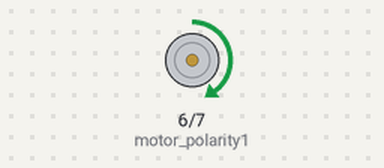
A program run on a simulated Arduino Uno, built with avr-gcc and run on an emulated ATmega328P. Parts: motor-driver pin pairs drawn as motors (green arrow = first pin HIGH = forward, orange = second pin HIGH = backward, longer = more drive, scaled by the enable pin).

Above: at 2.5 s.
At 10.0 s:
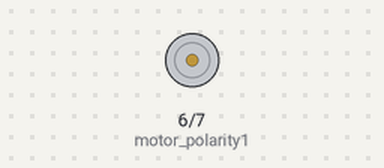
At 17.5 s:
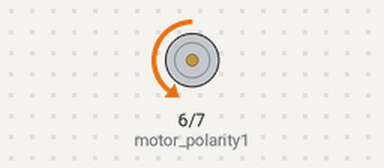
Timing chart, 0 to 26.0 s (numbered marks = the images above):
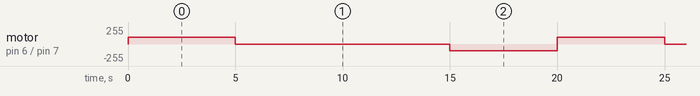

The program:

main.cpp
```cpp
#include <Arduino.h>

/*
First need to check in a bucket (without the Bluetooth Module). once, it works will
then add Bleutooth and control. Sicne, it did not work due to the propeller/shaft failure,
parking this project for time being.

connect motor in any of the motor terminals in the Shield.(i did to M1)
NOTE: If powering the shield separately (a MUST ) make sure to use the jumper cautiously.
pls study the images attached
*/
// define pins
int motor_speed_pin= 5; // INA to control speed of M1, must be PWM
int motor_polarity1= 6;
int motor_polarity2= 7;


void setup() {
pinMode(motor_speed_pin,OUTPUT);
pinMode(motor_polarity1,OUTPUT);
pinMode(motor_polarity2,OUTPUT);
}

void loop() {
//set the speeed
analogWrite(motor_speed_pin, 100); // range 0 -255
//run in one direction for 5 sec
digitalWrite(motor_polarity1, HIGH);
digitalWrite(motor_polarity2, LOW);
delay(5000);
//now stop for 10 sec
digitalWrite(motor_polarity1, LOW);
digitalWrite(motor_polarity2, LOW);
delay(10000);
// now run in reverse direction for 5sec
digitalWrite(motor_polarity1, LOW);
digitalWrite(motor_polarity2, HIGH);
delay(5000);
}
```

Measured:
- by itself, motor on pin 6 (motor_polarity1) / pin 7 (motor_polarity2): repeats every 20.0 s: stopped 10.0 s, backward 100/255 5.0 s, forward 100/255 5.0 s
